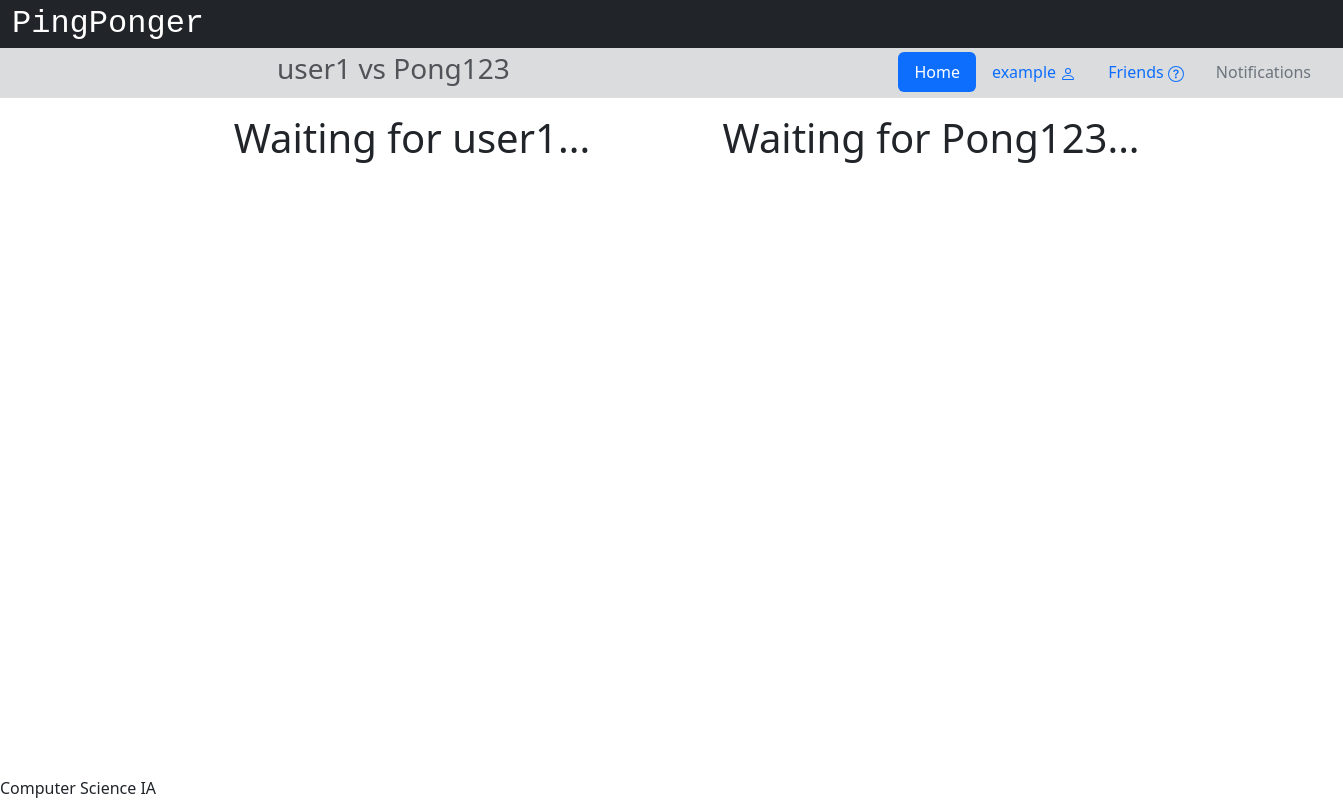
The page /match/117/DmnjqzFRlk (signed in) on the database its author committed.
### app/models.py (models this page shows, shortened)
class User(db.Model, UserMixin):
    __tablename__ = 'users'
    id = db.Column(db.Integer, primary_key=True)
    username = db.Column(db.String(32), nullable=False)
    email = db.Column(db.String(320), index=True, unique=True, nullable=False)
    password_hash = db.Column(db.String(128))
    join_date = db.Column(db.DateTime(timezone=True), default=datetime.now)
    experience = db.Column(db.String(12))
    age_group = db.Column(db.String(6))
    location_id = db.Column(db.Integer, db.ForeignKey('locations.id'))
    location = db.relationship('Location', back_populates='users')
    notifications = db.Relationship('Notification', back_populates='user', order_by='Notification.id.desc()')

### app/views.py (the view)
@app.route('/match/<matchID>/<unique>')
@login_required
def match(matchID, unique):
    match = Match.query.get(matchID)
    if len(match.sets) >= match.setiCount:
        flash("You've already played this match.")
        return redirect(url_for('oneMatch', id=match.id))
    u1 = User.query.get(match.friendship.friendA)
    u2 = User.query.get(match.friendship.friendB)
    return render_template('match.html', u1=u1, u2=u2, unique=unique, u1Score=0, u2Score=0, matchID=matchID)

### app/views.py (called while the page is built)
@login_manager.user_loader
def load_user(user_id):
    return User.query.get(int(user_id))

### app/templates/match.html (shortened to what this page needs)
{% extends "base.html" %}
{% block head %}
    {{ super() }}
{% endblock %}
{% block pagetitle %}{{u1.username}} vs {{u2.username}}{% endblock %}
{% block content %}
<div class="container-fluid p-3">
	<div id="gameview" class="row justify-content-between">
		<div class="col-md-1 text-end">
		</div>
		<div class="col-md-4 text-center">
            <h1 id="u1">Waiting for {{u1.username}}...</h1>
		</div>
		<div class="col-md-4 text-center">
            <h1 id="u2">Waiting for {{u2.username}}...</h1>
		</div>
		<div class="col-md-1">
		</div>
	</div>
	</div>
</div>
{% endblock %}

### app/templates/base.html (shortened to what this page needs)
<!DOCTYPE html>
<html lang="en">
    <head>
        {% block head %}
        <link href="https://cdn.jsdelivr.net/npm/bootstrap@5.3.2/dist/css/bootstrap.min.css" rel="stylesheet">
        <link rel="stylesheet" href="https://cdnjs.cloudflare.com/ajax/libs/font-awesome/4.7.0/css/font-awesome.min.css">
        <link rel="stylesheet" href="{{ url_for('static', filename='style.css') }}">
        {% endblock %}
    </head>
    <body>
        <div id="header">
            {% block header %}
            <div class="container-fluid">
                <div class="row bg-dark">
                    <a class="navbar-brand text-white" style="font-size: 2rem; font-family: var(--bs-font-monospace) !important;" href="/">PingPonger</a>
                </div>
                <div class="row bg-secondary bg-opacity-25 p-1">
                    <div class="col-7">
                        <h3 class="text-muted d-flex justify-content-center">
                            {% block pagetitle %}{% endblock %}
                        </h3>
                    </div>
                    <div class="col-5 d-flex justify-content-end">
                        <ul class="nav nav-pills">
                            <li class="nav-item">
                                <a class="nav-link active" href="/">Home</a>
                            </li>
                            <li class="nav-item">
                                {% if current_user.is_authenticated %}
                                    <li class="nav-item">
                                        <a class="nav-link" href="{{url_for('profile', username=current_user.username, userID=current_user.id)}}">{{current_user.username}}
                                        </a>
                                    </li>
                                    {% else %}
                                    <li class="nav-item">
                                        <a class="nav-link" href="/login">Log In</a>
                                    </li>
                                {% endif %}
                            </li>
                            <li class="nav-item">
                                <a class="nav-link" href="{{url_for('allusers', who='friends')}}">
                                        Friends
                                </a>
                            </li>
                            <li class="nav-item">
                                <a class="nav-link text-secondary" href="/notifications">Notifications</a>
                            </li>
                        </ul>
                    </div>
                </div>
            </div>
            {% endblock %}
        </div>
        <div id="content">{% block content %}{% endblock %}</div>
        <div id="footer" class="fixed-bottom">
            {% block footer %}
            Computer Science IA
            {% endblock %}
        </div>
    </body>
</html>

### app/static/style.css (style rules this page uses)
div { text-align: justify; text-justify: inter-word; }

### rows shown on the page
User: username "user1"
User: username "Pong123"
User: username "example"
